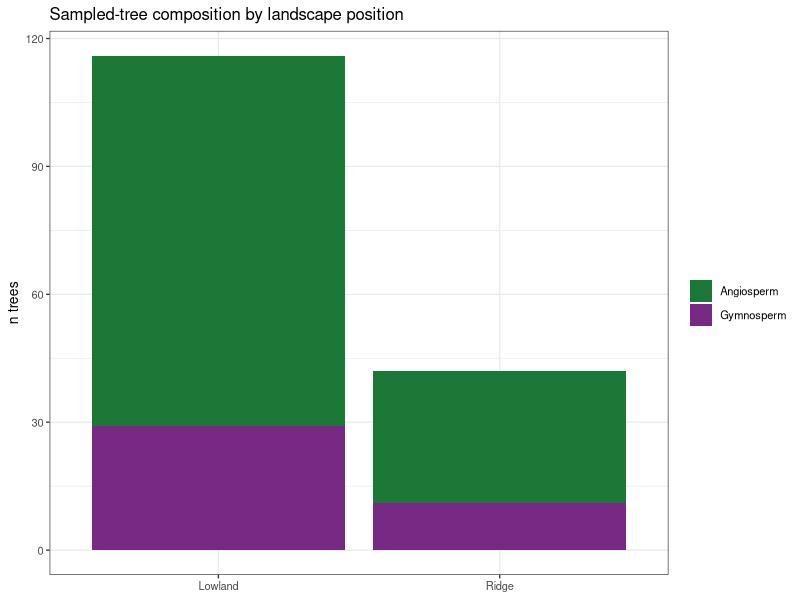
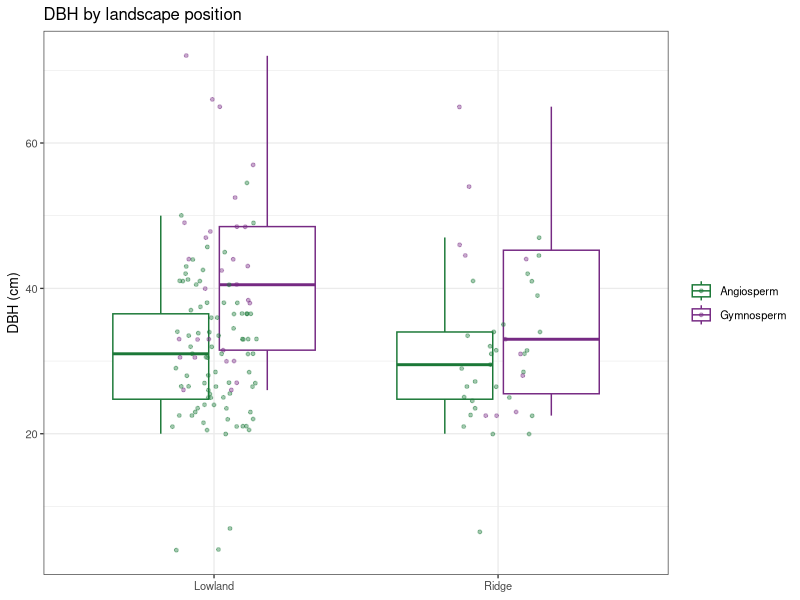
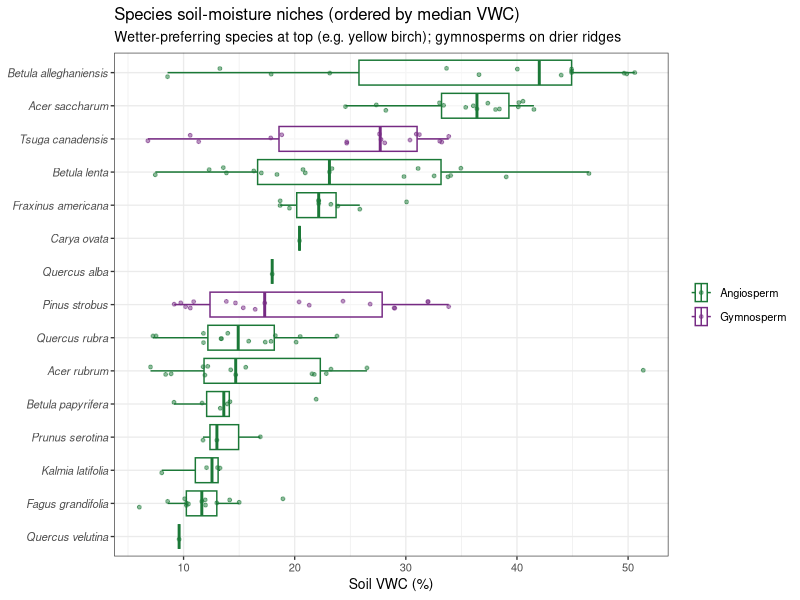

R code for these plots, in order:
# ==============================================================================
# REVISION — Tree species distribution: DBH x landscape table + moisture niches
# ==============================================================================
# Serves: R3 L286 (table of #trees/species + DBH mean+/-sd by location),
# R3 L125 (species distribution across the transect), and the editor + R3 + Mark
# plant-framing ask (species niche preferences, e.g. yellow birch in wetter soils).
#
# NEW file; edits nothing.
# Inputs: data/compiled/tree_properties.csv (measured trees: species, dbh, VWC,
#         landscape_position), data/compiled/forest_inventory.csv (full census).
# Run: Rscript code/revision/R_tree_distribution.R
# Outputs (outputs/revision/):
#   tree_dbh_landscape_table.csv     R3 L286 table
#   tree_species_moisture_niche.csv  median VWC per species (niche summary)
#   tree_distribution_panels.png     DBH-by-landscape + species-VWC niche figure
# ==============================================================================

suppressPackageStartupMessages({ library(tidyverse) })
out_dir <- "outputs/revision"; dir.create(out_dir, showWarnings = FALSE, recursive = TRUE)

sp_map <- c(ACRU="Acer rubrum",ACSA="Acer saccharum",BEAL="Betula alleghaniensis",
  BELE="Betula lenta",BEPA="Betula papyrifera",CAOV="Carya ovata",FAGR="Fagus grandifolia",
  FRAM="Fraxinus americana",KALA="Kalmia latifolia",PIST="Pinus strobus",PRSE="Prunus serotina",
  QUAL="Quercus alba",QURU="Quercus rubra",QUVE="Quercus velutina",SAAL="Sassafras albidum",
  TSCA="Tsuga canadensis")
gymno <- c("Pinus strobus","Tsuga canadensis")

tp <- read_csv("data/compiled/tree_properties.csv", show_col_types = FALSE) %>%
  filter(!is.na(species_id)) %>%
  mutate(species = sp_map[species_id],
         group = if_else(species %in% gymno, "Gymnosperm", "Angiosperm"),
         landscape_position = na_if(landscape_position, "Lab")) %>%
  filter(!is.na(species))

# ---- R3 L286: species x landscape count + DBH mean+/-sd -----------------------
dbh_tab <- tp %>% filter(!is.na(landscape_position)) %>%
  group_by(species, group, landscape_position) %>%
  summarise(n = n(),
            dbh_mean = mean(dbh, na.rm = TRUE), dbh_sd = sd(dbh, na.rm = TRUE),
            .groups = "drop") %>%
  mutate(dbh_summary = ifelse(is.na(dbh_sd), sprintf("%.1f", dbh_mean),
                              sprintf("%.1f +/- %.1f", dbh_mean, dbh_sd))) %>%
  arrange(group, species, landscape_position)
write.csv(dbh_tab, file.path(out_dir, "tree_dbh_landscape_table.csv"), row.names = FALSE)

# wide version (species rows, landscape columns) — closer to a manuscript table
dbh_wide <- dbh_tab %>%
  mutate(cell = sprintf("n=%d, DBH %s", n, dbh_summary)) %>%
  dplyr::select(species, group, landscape_position, cell) %>%
  pivot_wider(names_from = landscape_position, values_from = cell)
write.csv(dbh_wide, file.path(out_dir, "tree_dbh_landscape_table_wide.csv"), row.names = FALSE)

# ---- Species moisture niche (VWC) --------------------------------------------
niche <- tp %>% filter(!is.na(VWC_mean)) %>%
  group_by(species, group) %>%
  summarise(n = n(), vwc_median = median(VWC_mean), vwc_mean = mean(VWC_mean),
            vwc_q25 = quantile(VWC_mean, .25), vwc_q75 = quantile(VWC_mean, .75),
            .groups = "drop") %>%
  arrange(desc(vwc_median))
write.csv(niche, file.path(out_dir, "tree_species_moisture_niche.csv"), row.names = FALSE)

# ---- Figures -----------------------------------------------------------------
sp_order <- niche %>% arrange(vwc_median) %>% pull(species)
tp_v <- tp %>% filter(!is.na(VWC_mean)) %>% mutate(species = factor(species, levels = sp_order))

p_niche <- ggplot(tp_v, aes(VWC_mean, species, color = group)) +
  geom_boxplot(outlier.shape = NA, alpha = .5) +
  geom_jitter(height = .15, size = 1, alpha = .5) +
  scale_color_manual(values = c(Angiosperm = "#1b7837", Gymnosperm = "#762a83")) +
  labs(title = "Species soil-moisture niches (ordered by median VWC)",
       subtitle = "Wetter-preferring species at top (e.g. yellow birch); gymnosperms on drier ridges",
       x = "Soil VWC (%)", y = NULL, color = NULL) +
  theme_bw(base_size = 10) + theme(axis.text.y = element_text(face = "italic"))

comp <- tp %>% filter(!is.na(landscape_position)) %>%
  count(landscape_position, group, species)
p_comp <- ggplot(comp, aes(landscape_position, n, fill = group)) +
  geom_col() +
  scale_fill_manual(values = c(Angiosperm = "#1b7837", Gymnosperm = "#762a83")) +
  labs(title = "Sampled-tree composition by landscape position",
       x = NULL, y = "n trees", fill = NULL) + theme_bw(base_size = 10)

p_dbh <- ggplot(tp %>% filter(!is.na(dbh), !is.na(landscape_position)),
                aes(landscape_position, dbh, color = group)) +
  geom_boxplot(outlier.shape = NA) + geom_jitter(width = .15, size = 1, alpha = .4) +
  scale_color_manual(values = c(Angiosperm = "#1b7837", Gymnosperm = "#762a83")) +
  labs(title = "DBH by landscape position", x = NULL, y = "DBH (cm)", color = NULL) +
  theme_bw(base_size = 10)

if (requireNamespace("gridExtra", quietly = TRUE)) {
  g <- gridExtra::arrangeGrob(p_niche, gridExtra::arrangeGrob(p_comp, p_dbh, ncol = 1), ncol = 2,
                              widths = c(1.3, 1))
  ggsave(file.path(out_dir, "tree_distribution_panels.png"), g, width = 13, height = 7, dpi = 140)
}

# ---- Forest-inventory context (full census) ----------------------------------
fi <- read_csv("data/compiled/forest_inventory.csv", show_col_types = FALSE)
fi_summary <- fi %>% mutate(species = sp_map[species_code]) %>%
  group_by(species_code) %>%
  summarise(n_stems = n(), dbh_mean_mm = mean(dbh_mm, na.rm = TRUE), .groups = "drop") %>%
  arrange(desc(n_stems))
write.csv(fi_summary, file.path(out_dir, "forest_inventory_species_summary.csv"), row.names = FALSE)

# ---- Console summary ---------------------------------------------------------
cat("=== R3 L286 species x landscape x DBH table (head) ===\n")
print(as.data.frame(head(dbh_tab, 12)), row.names = FALSE)
cat("\n=== Species moisture niches (VWC median, wettest first) ===\n")
print(as.data.frame(niche %>% dplyr::select(species, group, n, vwc_median)), row.names = FALSE)
cat("\nWrote tables + tree_distribution_panels.png to", out_dir, "\n")
